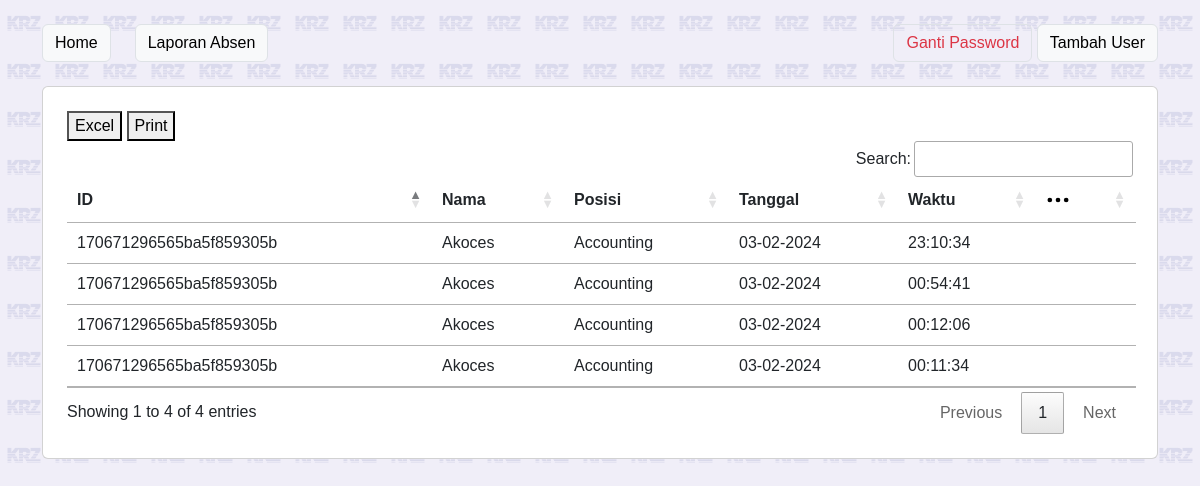
The app's page /laporan-absen.php (signed in), older data.
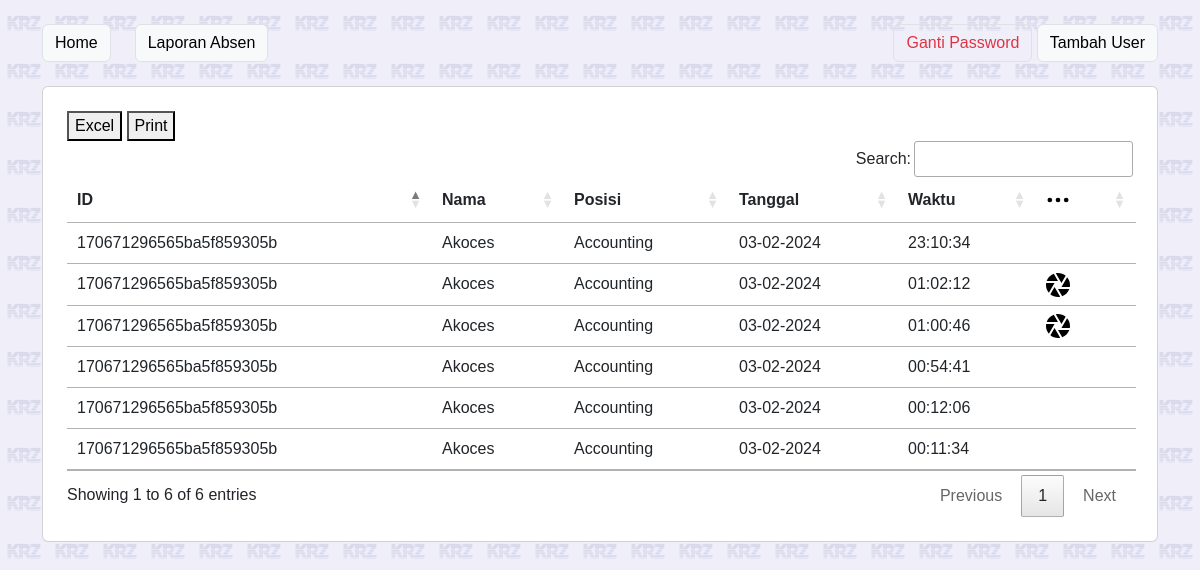
The same page, newer data.
### tables this page shows
CREATE TABLE "absen_tb" (
	"id_absen"	INTEGER,
	"idx_staff"	TEXT,
	"waktu_tmsp_absen"	INTEGER,
	"status_absen"	INTEGER,
	"bukti_absen"	TEXT,
	"keterangan_absen"	TEXT,
	PRIMARY KEY("id_absen" AUTOINCREMENT)
);

CREATE TABLE "staffs_tb" (
	"id_staff"	TEXT,
	"nama_staff"	TEXT,
	"posisi_staff"	TEXT,
	"foto_staff"	TEXT,
	PRIMARY KEY("id_staff")
);

### api.php (called while the page is built, shortened)
<?php
class AbsenkyAPI
{
    public $db;
    function __construct()
    {
        $this->db = new SQLite3('absenky.db');
    }
    public function absenToday()
    {
        $today = explode('-', date('d-m-Y'));
        $todayStart = mktime(0, 0, 0, $today[1], $today[0], $today[2]);
        $todayEnd = $todayStart + (3600 * 24);
        $query = "SELECT * FROM absen_tb INNER JOIN staffs_tb ON absen_tb.idx_staff = staffs_tb.id_staff WHERE waktu_tmsp_absen >= " . $todayStart . " AND waktu_tmsp_absen <= " . $todayEnd . " ORDER BY waktu_tmsp_absen DESC";
        $absen = $this->db->query($query);
        $result = [];
        while ($row = $absen->fetchArray()) {
            $result[] = $row;
        }
        return $result;
    }
}

### laporan-absen.php (the view, shortened to what this page needs)
<?php
require_once('api.php');
$api = new AbsenkyAPI();
$absenToday = $api->absenToday();
?>
<!DOCTYPE html>
<html lang="en">
<head>
    <?php require_once('components/head.php'); ?>
</head>
<body>
    <div class="container mt-4">
        <div class="d-flex">
            <a href="index.php" class="btn btn-light border me-4">Home</a>
            <a href="laporan-absen.php" class="btn btn-light border">Laporan Absen</a>
            <div class="ms-auto">
                <a href="#" id="btn_ganti_pw" class="btn btn-outline-danger border ms-auto">Ganti Password</a>
                <a href="form-staff.php" class="btn btn-light border ms-auto">Tambah User</a>
            </div>
        </div>
    </div>
    <div class="container">
        <div class="row mt-4">
            <div class="col-lg-12 mb-4">
                <div class="card p-4">
                    <table class="table table-hover" id="table-absen">
                        <thead>
                            <tr>
                                <td class="fw-bold">ID</td>
                                <td class="fw-bold">Nama</td>
                                <td class="fw-bold">Posisi</td>
                                <td class="fw-bold">Tanggal</td>
                                <td class="fw-bold">Waktu</td>
                                <td class="fw-bold">
                                    <svg xmlns="http://www.w3.org/2000/svg" width="24" viewBox="0 0 32 32" id="option">
                                        <g data-name="Layer 2">
                                            <circle cx="5.11" cy="16" r="3.11"></circle>
                                            <circle cx="16" cy="16" r="3.11"></circle>
                                            <circle cx="26.89" cy="16" r="3.11"></circle>
                                        </g>
                                    </svg>
                                </td>
                            </tr>
                        </thead>
                        <tbody>
                            <?php foreach ($absenToday as $absen) : ?>
                            <tr>
                                <td><?= $absen['id_staff']; ?></td>
                                <td><?= $absen['nama_staff']; ?></td>
                                <td><?= $absen['posisi_staff']; ?></td>
                                <td><?= date('d-m-Y', $absen['waktu_tmsp_absen']); ?></td>
                                <td><?= date('H:i:s', $absen['waktu_tmsp_absen']); ?></td>
                                <td>
                                    <?php if ($absen['status_absen'] < 1): ?>
                                        <a href="#" class="text-decoration-none" onclick="izinReport('<?= $absen['bukti_absen']; ?>', '<?= $absen['keterangan_absen']; ?>')" data-bs-toggle="modal" data-bs-target="#modal-absen">
                                    </a>
                                    <?php endif; ?>
                                </td>
                            </tr>
                            <?php endforeach; ?>
                        </tbody>
                    </table>
                </div>
            </div>
        </div>
    </div>
</body>
</html>

Row changes from the older to the newer data that the page shows:
added absen_tb: staffs_tb.id_staff "170671296565ba5f859305b", staffs_tb.nama_staff "Akoces", staffs_tb.posisi_staff "Accounting", waktu_tmsp_absen "03-02-2024", waktu_tmsp_absen "01:02:12"
added absen_tb: staffs_tb.id_staff "170671296565ba5f859305b", staffs_tb.nama_staff "Akoces", staffs_tb.posisi_staff "Accounting", waktu_tmsp_absen "03-02-2024", waktu_tmsp_absen "01:00:46"
Text that changed along with them:
text written by a page script: "Excel Print Search: Showing 1 to 4 of 4 entries Previous 1 Next" → "Excel Print Search: Showing 1 to 6 of 6 entries Previous 1 Next"
